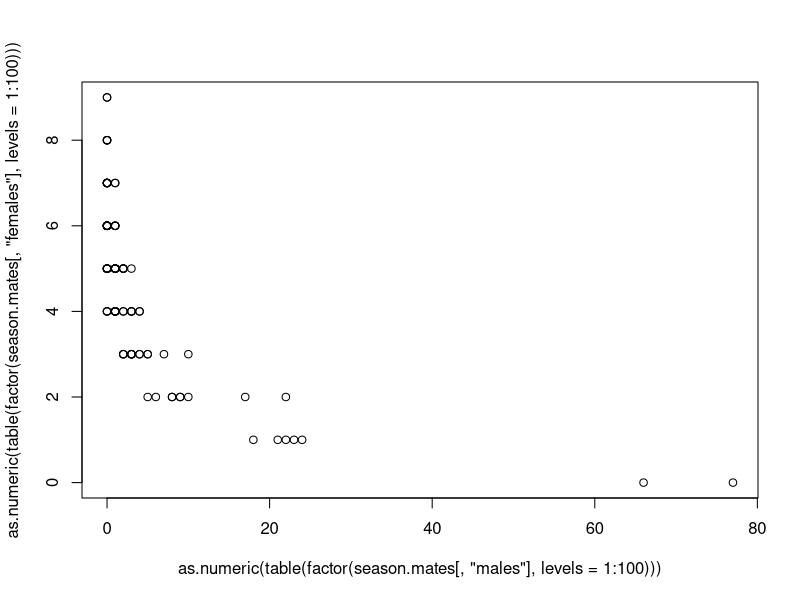

Source code (R):
# pheno is a function of genotype  and (if you want) random noise
# fitnes is a function of your phenoype, and the phenotypes of others'
n <- 100
season <- 10

inds    <- 1:n
geno    <- matrix(runif(200) ,ncol = 2)
switch.time   <- season * rowMeans(geno)

season.mates <- do.call(rbind,lapply(1:season, function(day){ #problem here in generation of season.mates?
  males         <- which(switch.time > day)
  females       <- which(switch.time < day)
  if(length(females) * length(males) == 0){return(data.frame(males = 0, females = 0) )}
  mated.males   <- sample(males, length(females), replace = TRUE) #or could replace be the issue here?
  mating.pairs  <- data.frame(males = mated.males, females = females) 
}))

season.mates <- season.mates[rowMeans(season.mates) != 0,]
mated <- season.mates[sample(1:nrow(season.mates), size = 100 ),]



plot(as.numeric(table(factor(season.mates[,"males"], levels = 1:100))), as.numeric(table(factor(season.mates[,"females"], levels = 1:100))))



sort(table(unlist(season.mates )))

# shows that individual 1 mates as a male 24 time, then as a female once, then as male 3 more tiems
# so, switches from male to female, and back to male. Can't do that.
subset(season.mates, males==2|females==2)

